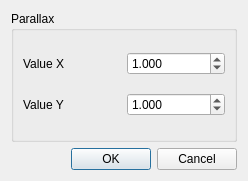
<?xml version="1.0" encoding="UTF-8"?>
<ui version="4.0">
 <class>ResizeDialog</class>
 <widget class="QDialog" name="ResizeDialog">
  <property name="geometry">
   <rect>
    <x>0</x>
    <y>0</y>
    <width>248</width>
    <height>181</height>
   </rect>
  </property>
  <property name="windowTitle">
   <string>Resize</string>
  </property>
  <layout class="QVBoxLayout" name="verticalLayout">
   <item>
    <widget class="QGroupBox" name="groupBox">
     <property name="title">
      <string>Parallax</string>
     </property>
     <layout class="QGridLayout" name="_6">
      <item row="0" column="1">
       <widget class="QDoubleSpinBox" name="parallaxValueX">
        <property name="decimals">
         <number>3</number>
        </property>
        <property name="singleStep">
         <double>0.001000000000000</double>
        </property>
        <property name="value">
         <double>1.000000000000000</double>
        </property>
       </widget>
      </item>
      <item row="0" column="0">
       <widget class="QLabel" name="parallaxLabelX">
        <property name="text">
         <string>Value X</string>
        </property>
        <property name="buddy">
         <cstring>parallaxValueX</cstring>
        </property>
       </widget>
      </item>
      <item row="1" column="0">
       <widget class="QLabel" name="parallaxLabelY">
        <property name="text">
         <string>Value Y</string>
        </property>
       </widget>
      </item>
      <item row="1" column="1">
       <widget class="QDoubleSpinBox" name="parallaxValueY">
        <property name="decimals">
         <number>3</number>
        </property>
        <property name="singleStep">
         <double>0.001000000000000</double>
        </property>
        <property name="value">
         <double>1.000000000000000</double>
        </property>
       </widget>
      </item>
     </layout>
    </widget>
   </item>
   <item>
    <widget class="QDialogButtonBox" name="okButtonBox">
     <property name="orientation">
      <enum>Qt::Horizontal</enum>
     </property>
     <property name="standardButtons">
      <set>QDialogButtonBox::Cancel|QDialogButtonBox::Ok</set>
     </property>
    </widget>
   </item>
  </layout>
 </widget>
 <tabstops>
  <tabstop>parallaxValueX</tabstop>
  <tabstop>okButtonBox</tabstop>
 </tabstops>
 <resources/>
 <connections>
  <connection>
   <sender>okButtonBox</sender>
   <signal>accepted()</signal>
   <receiver>ResizeDialog</receiver>
   <slot>accept()</slot>
   <hints>
    <hint type="sourcelabel">
     <x>227</x>
     <y>376</y>
    </hint>
    <hint type="destinationlabel">
     <x>157</x>
     <y>274</y>
    </hint>
   </hints>
  </connection>
  <connection>
   <sender>okButtonBox</sender>
   <signal>rejected()</signal>
   <receiver>ResizeDialog</receiver>
   <slot>reject()</slot>
   <hints>
    <hint type="sourcelabel">
     <x>232</x>
     <y>382</y>
    </hint>
    <hint type="destinationlabel">
     <x>241</x>
     <y>274</y>
    </hint>
   </hints>
  </connection>
 </connections>
</ui>
